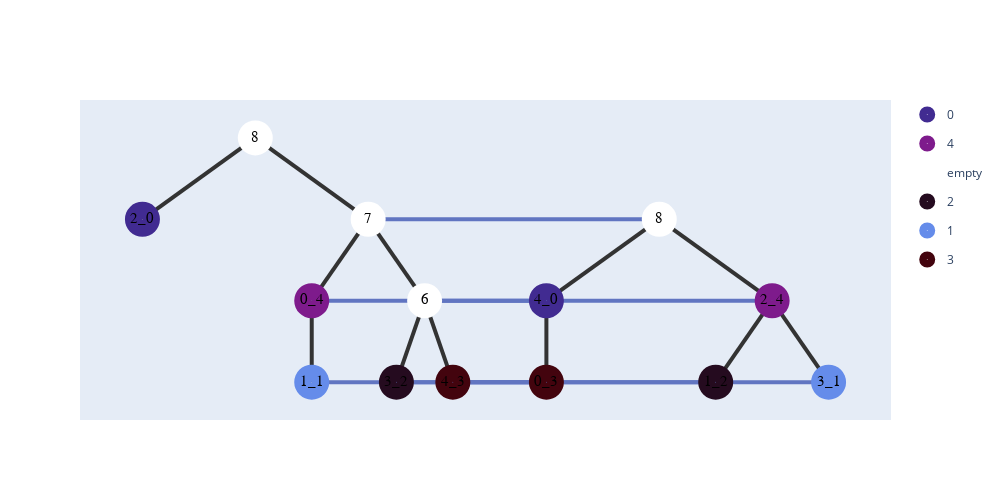

Here is the notebook cell this chart was saved with:
### Code cell
ans = T.get_ans()
G=show_graph(ans,nodes1[0],nodes2[0]);
G.show_fig()

### Figure 1 — Plotly figure (JSON) as saved in the notebook; plotly's stock layout.template omitted (floating-point values rounded to 4 significant figures)
{"data": [{"hoverinfo": "text", "hovertext": ["connect Empty", "connect 0_4"], "legendgroup": "0", "marker": {"color": "#412b91", "size": 35, "symbol": "circle-dot"}, "mode": "markers+text", "name": "0", "text": ["2_0", "4_0"], "textfont": {"color": "#000000", "family": "sans serif", "size": 15}, "type": "scatter", "x": [5.75, 22.75], "y": [3.5, 2]}, {"hoverinfo": "text", "hovertext": ["connect 4_0", "connect 6"], "legendgroup": "4", "marker": {"color": "#7e1b8c", "size": 35, "symbol": "circle-dot"}, "mode": "markers+text", "name": "4", "text": ["0_4", "2_4"], "textfont": {"color": "#000000", "family": "sans serif", "size": 15}, "type": "scatter", "x": [12.88, 32.25], "y": [2, 2]}, {"hoverinfo": "text", "hovertext": ["connect Empty", "connect 8", "connect 2_4", "connect 7"], "legendgroup": "empty", "marker": {"color": "#fff", "size": 35, "symbol": "circle-dot"}, "mode": "markers+text", "name": "empty", "text": ["8", "7", "6", "8"], "textfont": {"color": "#000000", "family": "sans serif", "size": 15}, "type": "scatter", "x": [10.5, 15.25, 17.62, 27.5], "y": [5, 3.5, 2, 3.5]}, {"hoverinfo": "text", "hovertext": ["connect 1_2", "connect 3_2"], "legendgroup": "2", "marker": {"color": "#250b1f", "size": 35, "symbol": "circle-dot"}, "mode": "markers+text", "name": "2", "text": ["3_2", "1_2"], "textfont": {"color": "#000000", "family": "sans serif", "size": 15}, "type": "scatter", "x": [16.44, 29.88], "y": [0.5, 0.5]}, {"hoverinfo": "text", "hovertext": ["connect 0_3", "connect 4_3"], "legendgroup": "1", "marker": {"color": "#658cea", "size": 35, "symbol": "circle-dot"}, "mode": "markers+text", "name": "1", "text": ["1_1", "3_1"], "textfont": {"color": "#000000", "family": "sans serif", "size": 15}, "type": "scatter", "x": [12.88, 34.62], "y": [0.5, 0.5]}, {"hoverinfo": "text", "hovertext": ["connect 3_1", "connect 1_1"], "legendgroup": "3", "marker": {"color": "#43040e", "size": 35, "symbol": "circle-dot"}, "mode": "markers+text", "name": "3", "text": ["4_3", "0_3"], "textfont": {"color": "#000000", "family": "sans serif", "size": 15}, "type": "scatter", "x": [18.81, 22.75], "y": [0.5, 0.5]}], "layout": {"height": 500, "shapes": [{"layer": "below", "line": {"color": "#333", "width": 4}, "type": "line", "x0": 10.5, "x1": 10.5, "y0": 5, "y1": 5}, {"layer": "below", "line": {"color": "#333", "width": 4}, "type": "line", "x0": 10.5, "x1": 5.75, "y0": 5, "y1": 3.5}, {"layer": "below", "line": {"color": "#333", "width": 4}, "type": "line", "x0": 10.5, "x1": 15.25, "y0": 5, "y1": 3.5}, {"layer": "below", "line": {"color": "#333", "width": 4}, "type": "line", "x0": 15.25, "x1": 12.88, "y0": 3.5, "y1": 2}, {"layer": "below", "line": {"color": "#333", "width": 4}, "type": "line", "x0": 12.88, "x1": 12.88, "y0": 2, "y1": 0.5}, {"layer": "below", "line": {"color": "#333", "width": 4}, "type": "line", "x0": 15.25, "x1": 17.62, "y0": 3.5, "y1": 2}, {"layer": "below", "line": {"color": "#333", "width": 4}, "type": "line", "x0": 17.62, "x1": 16.44, "y0": 2, "y1": 0.5}, {"layer": "below", "line": {"color": "#333", "width": 4}, "type": "line", "x0": 17.62, "x1": 18.81, "y0": 2, "y1": 0.5}, {"layer": "below", "line": {"color": "#333", "width": 4}, "type": "line", "x0": 27.5, "x1": 27.5, "y0": 3.5, "y1": 3.5}, {"layer": "below", "line": {"color": "#333", "width": 4}, "type": "line", "x0": 27.5, "x1": 22.75, "y0": 3.5, "y1": 2}, {"layer": "below", "line": {"color": "#333", "width": 4}, "type": "line", "x0": 22.75, "x1": 22.75, "y0": 2, "y1": 0.5}, {"layer": "below", "line": {"color": "#333", "width": 4}, "type": "line", "x0": 27.5, "x1": 32.25, "y0": 3.5, "y1": 2}, {"layer": "below", "line": {"color": "#333", "width": 4}, "type": "line", "x0": 32.25, "x1": 29.88, "y0": 2, "y1": 0.5}, {"layer": "below", "line": {"color": "#333", "width": 4}, "type": "line", "x0": 32.25, "x1": 34.62, "y0": 2, "y1": 0.5}, {"layer": "below", "line": {"color": "#6175c1", "width": 4}, "type": "line", "x0": 15.25, "x1": 27.5, "y0": 3.5, "y1": 3.5}, {"layer": "below", "line": {"color": "#6175c1", "width": 4}, "type": "line", "x0": 17.62, "x1": 32.25, "y0": 2, "y1": 2}, {"layer": "below", "line": {"color": "#6175c1", "width": 4}, "type": "line", "x0": 18.81, "x1": 34.62, "y0": 0.5, "y1": 0.5}, {"layer": "below", "line": {"color": "#6175c1", "width": 4}, "type": "line", "x0": 16.44, "x1": 29.88, "y0": 0.5, "y1": 0.5}, {"layer": "below", "line": {"color": "#6175c1", "width": 4}, "type": "line", "x0": 12.88, "x1": 22.75, "y0": 2, "y1": 2}, {"layer": "below", "line": {"color": "#6175c1", "width": 4}, "type": "line", "x0": 12.88, "x1": 22.75, "y0": 0.5, "y1": 0.5}], "width": 1000, "xaxis": {"showgrid": false, "showline": false, "showticklabels": false, "zeroline": false}, "yaxis": {"showgrid": false, "showline": false, "showticklabels": false, "zeroline": false}}}
